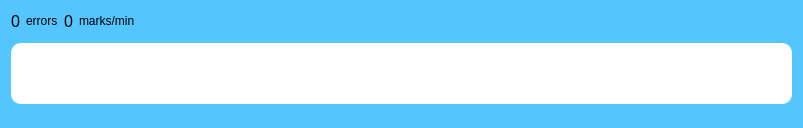
         <widget class="QWidget" name="widget_2" native="true">
          <property name="minimumSize">
           <size>
            <width>16</width>
            <height>128</height>
           </size>
          </property>
          <property name="styleSheet">
           <string notr="true">background-color: rgb(85, 197, 255);
 border-radius: 10px;</string>
          </property>
          <layout class="QVBoxLayout" name="verticalLayout_13">
           <item>
            <layout class="QVBoxLayout" name="verticalLayout_14">
             <item>
              <layout class="QHBoxLayout" name="horizontalLayout_18">
               <item>
                <layout class="QHBoxLayout" name="horizontalLayout_19">
                 <item>
                  <layout class="QHBoxLayout" name="horizontalLayout_20">
                   <item>
                    <widget class="QLabel" name="errorCounterLabel">
                     <property name="sizePolicy">
                      <sizepolicy hsizetype="Fixed" vsizetype="Preferred">
                       <horstretch>0</horstretch>
                       <verstretch>0</verstretch>
                      </sizepolicy>
                     </property>
                     <property name="font">
                      <font>
                       <family>Segoe UI</family>
                       <pointsize>12</pointsize>
                       <italic>false</italic>
                       <bold>false</bold>
                      </font>
                     </property>
                     <property name="styleSheet">
                      <string notr="true">font: 12pt &quot;Segoe UI&quot;;
background-color: rgb(85, 197, 255);</string>
                     </property>
                     <property name="text">
                      <string>0</string>
                     </property>
                    </widget>
                   </item>
                   <item>
                    <widget class="QLabel" name="label_8">
                     <property name="sizePolicy">
                      <sizepolicy hsizetype="Fixed" vsizetype="Preferred">
                       <horstretch>0</horstretch>
                       <verstretch>0</verstretch>
                      </sizepolicy>
                     </property>
                     <property name="styleSheet">
                      <string notr="true">font: 12pt &quot;Segoe UI&quot;;
background-color: rgb(85, 197, 255);</string>
                     </property>
                     <property name="text">
                      <string>errors</string>
                     </property>
                    </widget>
                   </item>
                  </layout>
                 </item>
                 <item>
                  <layout class="QHBoxLayout" name="horizontalLayout_21">
                   <item>
                    <widget class="QLabel" name="sign_per_minute_counter">
                     <property name="sizePolicy">
                      <sizepolicy hsizetype="Fixed" vsizetype="Preferred">
                       <horstretch>0</horstretch>
                       <verstretch>0</verstretch>
                      </sizepolicy>
                     </property>
                     <property name="font">
                      <font>
                       <family>Segoe UI</family>
                       <pointsize>12</pointsize>
                       <italic>false</italic>
                       <bold>false</bold>
                      </font>
                     </property>
                     <property name="styleSheet">
                      <string notr="true">font: 12pt &quot;Segoe UI&quot;;
background-color: rgb(85, 197, 255);</string>
                     </property>
                     <property name="text">
                      <string>0</string>
                     </property>
                    </widget>
                   </item>
                   <item>
                    <widget class="QLabel" name="label_10">
                     <property name="sizePolicy">
                      <sizepolicy hsizetype="Fixed" vsizetype="Preferred">
                       <horstretch>0</horstretch>
                       <verstretch>0</verstretch>
                      </sizepolicy>
                     </property>
                     <property name="styleSheet">
                      <string notr="true">font: 12pt &quot;Segoe UI&quot;;
background-color: rgb(85, 197, 255);</string>
                     </property>
                     <property name="text">
                      <string>marks/min</string>
                     </property>
                    </widget>
                   </item>
                   <item>
                    <spacer name="horizontalSpacer_14">
                     <property name="orientation">
                      <enum>Qt::Horizontal</enum>
                     </property>
                     <property name="sizeType">
                      <enum>QSizePolicy::Expanding</enum>
                     </property>
                     <property name="sizeHint" stdset="0">
                      <size>
                       <width>604</width>
                       <height>20</height>
                      </size>
                     </property>
                    </spacer>
                   </item>
                   <item>
                    <widget class="QPushButton" name="pushButton_reset">
                     <property name="enabled">
                      <bool>true</bool>
                     </property>
                     <property name="sizePolicy">
                      <sizepolicy hsizetype="Maximum" vsizetype="Fixed">
                       <horstretch>0</horstretch>
                       <verstretch>0</verstretch>
                      </sizepolicy>
                     </property>
                     <property name="cursor">
                      <cursorShape>PointingHandCursor</cursorShape>
                     </property>
                     <property name="focusPolicy">
                      <enum>Qt::NoFocus</enum>
                     </property>
                     <property name="styleSheet">
                      <string notr="true">QPushButton {
background: transparent;
	image: url(:/resurces/img/Frame 1.svg);
}
QPushButton:hover {
	image: url(:/resurces/img/ResetPage.svg);
}</string>
                     </property>
                     <property name="text">
                      <string/>
                     </property>
                    </widget>
                   </item>
                  </layout>
                 </item>
                </layout>
               </item>
              </layout>
             </item>
             <item>
              <widget class="QLabel" name="keyFieldInside_2">
               <property name="sizePolicy">
                <sizepolicy hsizetype="Preferred" vsizetype="Fixed">
                 <horstretch>0</horstretch>
                 <verstretch>8</verstretch>
                </sizepolicy>
               </property>
               <property name="minimumSize">
                <size>
                 <width>781</width>
                 <height>61</height>
                </size>
               </property>
               <property name="maximumSize">
                <size>
                 <width>16777215</width>
                 <height>48</height>
                </size>
               </property>
               <property name="font">
                <font>
                 <family>Segoe UI</family>
                 <pointsize>12</pointsize>
                 <italic>false</italic>
                 <bold>false</bold>
                </font>
               </property>
               <property name="styleSheet">
                <string notr="true">background-color: rgb(255, 255, 255);
font: 12pt &quot;Segoe UI&quot;;
 border-radius: 10px;
</string>
               </property>
               <property name="text">
                <string/>
               </property>
               <property name="scaledContents">
                <bool>true</bool>
               </property>
               <property name="alignment">
                <set>Qt::AlignCenter</set>
               </property>
              </widget>
             </item>
             <item>
              <spacer name="verticalSpacer_4">
               <property name="orientation">
                <enum>Qt::Vertical</enum>
               </property>
               <property name="sizeHint" stdset="0">
                <size>
                 <width>20</width>
                 <height>17</height>
                </size>
               </property>
              </spacer>
             </item>
            </layout>
           </item>
          </layout>
         </widget>
